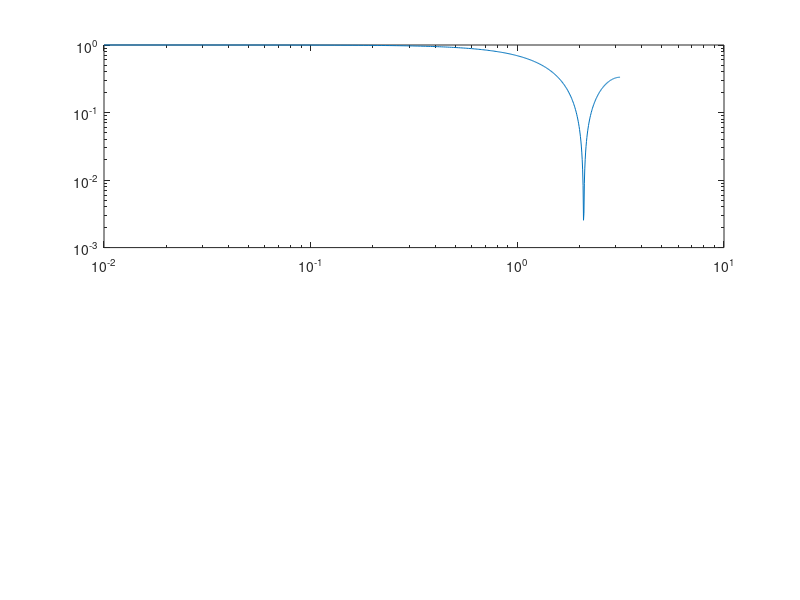

Source code (MATLAB): (Note: this script raises an error after producing the figure.)
w = 0:0.01:pi;
subplot(2,1,1)
loglog(w,abs(1+2*cos(w))/3)
label('',18,' ','Magnitude',18)
subplot(2,1,2)
semilogx(w,angle(1+2*cos(w))*180/pi)
label('',18,'w','Phase',18)



